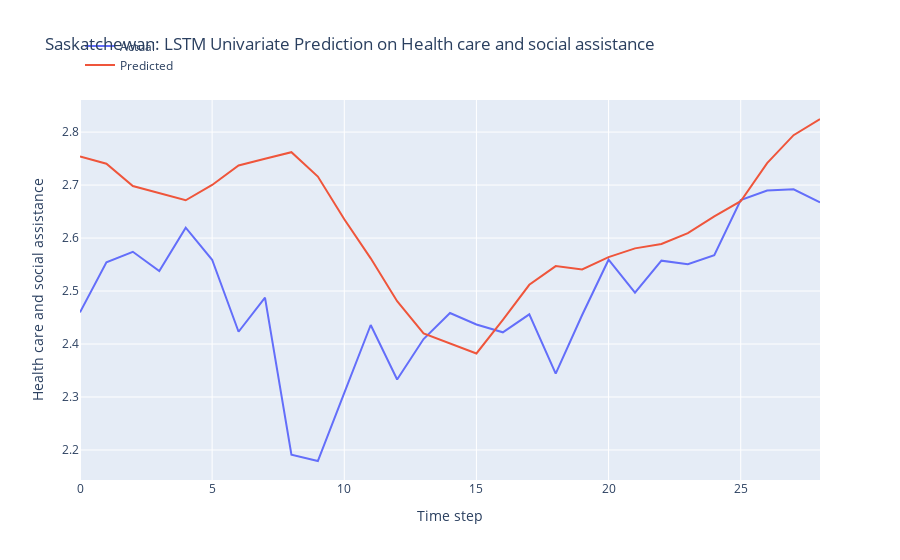

The cell this chart's notebook holds for it:
### Markdown cell above
LSTM Model Development

### Code cell
n_features = 1
X_train = X_train.reshape(X_train.shape[0], X_train.shape[1], n_features)

# define model
model = Sequential()
model.add(LSTM(50, activation='relu', input_shape=(n_steps, n_features)))
model.add(Dense(1))

# model = Sequential()
# model.add(LSTM(100, activation='relu', input_shape=(n_steps, n_features), kernel_regularizer=L2(0.001), return_sequences=True))
# model.add(LSTM(50, activation='relu', kernel_regularizer=L2(0.01)))
# model.add(Dense(1))

def r_squared(y_true, y_pred):
    SS_res =  K.sum(K.square(y_true - y_pred)) 
    SS_tot = K.sum(K.square(y_true - K.mean(y_true))) 
    return ( 1 - SS_res/(SS_tot + K.epsilon()) )

# Compile the model
model.compile(optimizer='adam', 
              loss='mse',
              metrics=[r_squared])

early_stopping = EarlyStopping(monitor='loss', patience=5, restore_best_weights=True)

# fit model
history = model.fit(X_train, y_train, 
          epochs = 20,
          batch_size = 32,
          verbose = 0,
          callbacks=[early_stopping])

# Obtain the MSE and R-squared from the last epoch
last_epoch_mse = history.history['loss'][-1]
last_epoch_r_squared = history.history['r_squared'][-1]

# Print the MSE and R-squared
print("Mean Squared Error (MSE) from the last epoch:", last_epoch_mse)
print("R-squared from the last epoch:", last_epoch_r_squared)

# plot loss and r2 score
plt.figure(figsize=(10, 6))

# Plot train loss
plt.plot(history.history['loss'], label='Train Loss')

# Plot train R-squared score
plt.plot(history.history['r_squared'], label='Train R2')

plt.title('Model Training Loss and R-squared Score')
plt.xlabel('Epochs')
plt.ylabel('Value')
plt.legend()
plt.grid(True)
plt.show()

# Evaluate the model
loss = model.evaluate(X_test, y_test)
print("MSE and R_squared:", loss)

# make prediction on test data
X_test = X_test.reshape(X_test.shape[0], X_test.shape[1], n_features)
y_pred = model.predict(X_test)

# Print the first 5 predictions and actual values
print("Predictions:")
flattened_predictions = [pred[0] for pred in y_pred[:10]]
print(flattened_predictions)
# print(y_pred[:10].tolist())
print("Actual values:")
rounded_actual_values = [round(value, len(str(prediction).split('.')[1])) for value, prediction in zip(y_test[:10], flattened_predictions)]
print(rounded_actual_values)

# plot the actual and predicted values for test data
trace1 = go.Scatter(x=np.arange(len(y_test)), y=y_test.flatten(), mode='lines', name='Actual')
trace2 = go.Scatter(x=np.arange(len(y_pred)), y=y_pred.flatten(), mode='lines', name='Predicted')

# Create layout
layout = go.Layout(
    title='Saskatchewan: LSTM Univariate Prediction on Health care and social assistance',
    xaxis=dict(title='Time step'),
    yaxis=dict(title='Health care and social assistance'),
    legend=dict(x=0, y=1.18)
)

# Create figure
fig = go.Figure(data=[trace1, trace2], layout=layout)

# Show plot
fig.show()

### Figure 1 — Plotly figure (JSON) as saved in the notebook; plotly's stock layout.template omitted (floating-point values rounded to 4 significant figures)
{"data": [{"mode": "lines", "name": "Actual", "type": "scatter", "x": [0, 1, 2, 3, 4, 5, 6, 7, 8, 9, 10, 11, 12, 13, 14, 15, 16, 17, 18, 19, 20, 21, 22, 23, 24, 25, 26, 27, 28], "y": [2.46, 2.554, 2.574, 2.538, 2.62, 2.559, 2.423, 2.488, 2.191, 2.179, 2.308, 2.436, 2.333, 2.409, 2.458, 2.437, 2.422, 2.456, 2.344, 2.455, 2.559, 2.497, 2.557, 2.551, 2.568, 2.672, 2.69, 2.692, 2.667]}, {"mode": "lines", "name": "Predicted", "type": "scatter", "x": [0, 1, 2, 3, 4, 5, 6, 7, 8, 9, 10, 11, 12, 13, 14, 15, 16, 17, 18, 19, 20, 21, 22, 23, 24, 25, 26, 27, 28], "y": [2.754, 2.74, 2.698, 2.685, 2.671, 2.7, 2.737, 2.75, 2.762, 2.716, 2.635, 2.562, 2.481, 2.42, 2.402, 2.382, 2.446, 2.512, 2.547, 2.541, 2.564, 2.581, 2.589, 2.609, 2.641, 2.669, 2.741, 2.794, 2.825]}], "layout": {"legend": {"x": 0, "y": 1.18}, "title": {"text": "Saskatchewan: LSTM Univariate Prediction on Health care and social assistance"}, "xaxis": {"title": {"text": "Time step"}}, "yaxis": {"title": {"text": "Health care and social assistance"}}}}
